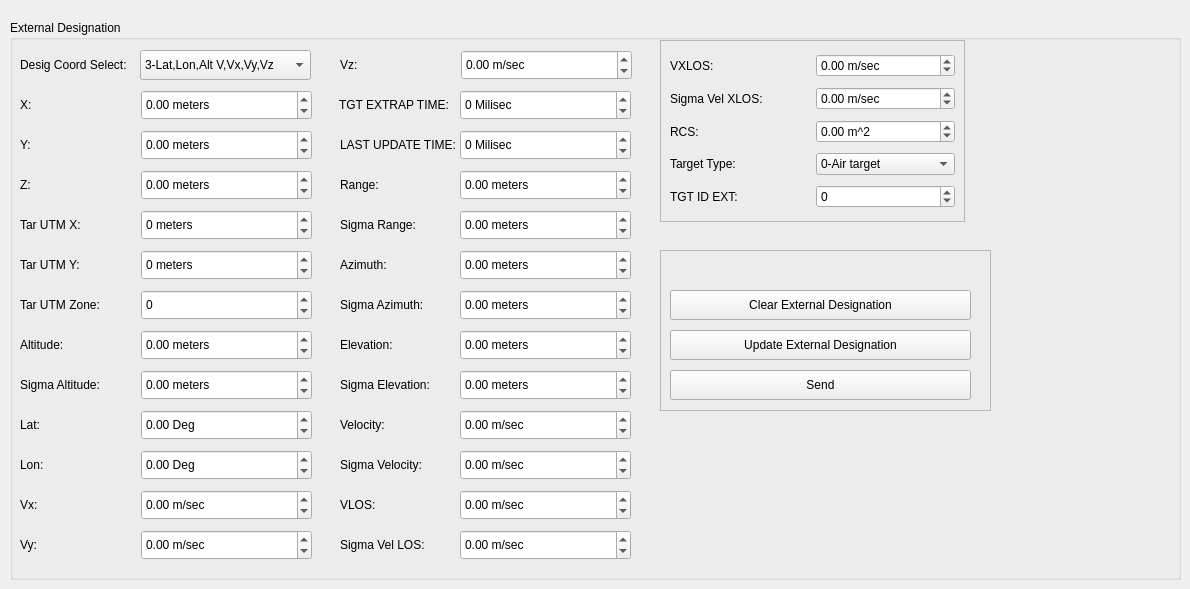
      <widget class="QWidget" name="InternalDesignation">
       <attribute name="title">
        <string>External Designation</string>
       </attribute>
       <widget class="QGroupBox" name="gbExternalDesignation">
        <property name="geometry">
         <rect>
          <x>10</x>
          <y>20</y>
          <width>1171</width>
          <height>560</height>
         </rect>
        </property>
        <property name="title">
         <string>External Designation</string>
        </property>
        <widget class="QLabel" name="label">
         <property name="geometry">
          <rect>
           <x>10</x>
           <y>30</y>
           <width>121</width>
           <height>30</height>
          </rect>
         </property>
         <property name="text">
          <string>Desig Coord Select:</string>
         </property>
        </widget>
        <widget class="QComboBox" name="cbExternDesigCoordSel">
         <property name="geometry">
          <rect>
           <x>130</x>
           <y>30</y>
           <width>171</width>
           <height>30</height>
          </rect>
         </property>
         <property name="currentIndex">
          <number>3</number>
         </property>
         <item>
          <property name="text">
           <string>0-R,Az,El,V,Vlos,Vxlos</string>
          </property>
         </item>
         <item>
          <property name="text">
           <string>1-XYZ, V, Vx, Vy, Vz</string>
          </property>
         </item>
         <item>
          <property name="text">
           <string>2-UTM XYZ,ZoneAlt,V,Vx,Vy,Vz</string>
          </property>
         </item>
         <item>
          <property name="text">
           <string>3-Lat,Lon,Alt V,Vx,Vy,Vz</string>
          </property>
         </item>
        </widget>
        <widget class="QLabel" name="label_2">
         <property name="geometry">
          <rect>
           <x>10</x>
           <y>70</y>
           <width>121</width>
           <height>30</height>
          </rect>
         </property>
         <property name="text">
          <string>X:</string>
         </property>
        </widget>
        <widget class="QDoubleSpinBox" name="sbExternalDesigX">
         <property name="geometry">
          <rect>
           <x>131</x>
           <y>70</y>
           <width>171</width>
           <height>30</height>
          </rect>
         </property>
         <property name="suffix">
          <string> meters</string>
         </property>
         <property name="minimum">
          <double>-999999999999.000000000000000</double>
         </property>
         <property name="maximum">
          <double>999999999999999.000000000000000</double>
         </property>
        </widget>
        <widget class="QLabel" name="label_3">
         <property name="geometry">
          <rect>
           <x>10</x>
           <y>110</y>
           <width>121</width>
           <height>30</height>
          </rect>
         </property>
         <property name="text">
          <string>Y:</string>
         </property>
        </widget>
        <widget class="QDoubleSpinBox" name="sbExternalDesigY">
         <property name="geometry">
          <rect>
           <x>131</x>
           <y>110</y>
           <width>171</width>
           <height>30</height>
          </rect>
         </property>
         <property name="suffix">
          <string> meters</string>
         </property>
         <property name="minimum">
          <double>-99999999999.000000000000000</double>
         </property>
         <property name="maximum">
          <double>9999999999999.000000000000000</double>
         </property>
        </widget>
        <widget class="QLabel" name="label_4">
         <property name="geometry">
          <rect>
           <x>10</x>
           <y>150</y>
           <width>121</width>
           <height>30</height>
          </rect>
         </property>
         <property name="text">
          <string>Z:</string>
         </property>
        </widget>
        <widget class="QDoubleSpinBox" name="sbExternalDesigZ">
         <property name="geometry">
          <rect>
           <x>131</x>
           <y>150</y>
           <width>171</width>
           <height>30</height>
          </rect>
         </property>
         <property name="suffix">
          <string> meters</string>
         </property>
         <property name="minimum">
          <double>-9999999999.000000000000000</double>
         </property>
         <property name="maximum">
          <double>999999999999.000000000000000</double>
         </property>
        </widget>
        <widget class="QDoubleSpinBox" name="sbExternalDesigUTMX">
         <property name="geometry">
          <rect>
           <x>131</x>
           <y>190</y>
           <width>171</width>
           <height>30</height>
          </rect>
         </property>
         <property name="suffix">
          <string> meters</string>
         </property>
         <property name="decimals">
          <number>0</number>
         </property>
         <property name="minimum">
          <double>-9999999999.000000000000000</double>
         </property>
         <property name="maximum">
          <double>999999999999.000000000000000</double>
         </property>
        </widget>
        <widget class="QLabel" name="label_5">
         <property name="geometry">
          <rect>
           <x>10</x>
           <y>190</y>
           <width>121</width>
           <height>30</height>
          </rect>
         </property>
         <property name="text">
          <string>Tar UTM X:</string>
         </property>
        </widget>
        <widget class="QLabel" name="label_6">
         <property name="geometry">
          <rect>
           <x>10</x>
           <y>230</y>
           <width>121</width>
           <height>30</height>
          </rect>
         </property>
         <property name="text">
          <string>Tar UTM Y:</string>
         </property>
        </widget>
        <widget class="QDoubleSpinBox" name="sbExternalDesigUTMY">
         <property name="geometry">
          <rect>
           <x>131</x>
           <y>230</y>
           <width>171</width>
           <height>30</height>
          </rect>
         </property>
         <property name="suffix">
          <string> meters</string>
         </property>
         <property name="decimals">
          <number>0</number>
         </property>
         <property name="minimum">
          <double>-9999999999.000000000000000</double>
         </property>
         <property name="maximum">
          <double>999999999999.000000000000000</double>
         </property>
        </widget>
        <widget class="QLabel" name="label_7">
         <property name="geometry">
          <rect>
           <x>10</x>
           <y>270</y>
           <width>121</width>
           <height>30</height>
          </rect>
         </property>
         <property name="text">
          <string>Tar UTM Zone:</string>
         </property>
        </widget>
        <widget class="QDoubleSpinBox" name="sbExternalDesigZone">
         <property name="geometry">
          <rect>
           <x>131</x>
           <y>270</y>
           <width>171</width>
           <height>30</height>
          </rect>
         </property>
         <property name="suffix">
          <string/>
         </property>
         <property name="decimals">
          <number>0</number>
         </property>
         <property name="minimum">
          <double>-9999999999.000000000000000</double>
         </property>
         <property name="maximum">
          <double>999999999999.000000000000000</double>
         </property>
        </widget>
        <widget class="QDoubleSpinBox" name="sbExternalDesigAlt">
         <property name="geometry">
          <rect>
           <x>131</x>
           <y>310</y>
           <width>171</width>
           <height>30</height>
          </rect>
         </property>
         <property name="suffix">
          <string> meters</string>
         </property>
         <property name="minimum">
          <double>-9999999999.000000000000000</double>
         </property>
         <property name="maximum">
          <double>999999999999.000000000000000</double>
         </property>
        </widget>
        <widget class="QLabel" name="label_8">
         <property name="geometry">
          <rect>
           <x>10</x>
           <y>310</y>
           <width>121</width>
           <height>30</height>
          </rect>
         </property>
         <property name="text">
          <string>Altitude:</string>
         </property>
        </widget>
        <widget class="QDoubleSpinBox" name="sbExternalDesigSigAlt">
         <property name="geometry">
          <rect>
           <x>131</x>
           <y>350</y>
           <width>171</width>
           <height>30</height>
          </rect>
         </property>
         <property name="suffix">
          <string> meters</string>
         </property>
         <property name="minimum">
          <double>-9999999999.000000000000000</double>
         </property>
         <property name="maximum">
          <double>999999999999.000000000000000</double>
         </property>
        </widget>
        <widget class="QLabel" name="label_9">
         <property name="geometry">
          <rect>
           <x>10</x>
           <y>350</y>
           <width>121</width>
           <height>30</height>
          </rect>
         </property>
         <property name="text">
          <string>Sigma Altitude:</string>
         </property>
        </widget>
        <widget class="QLabel" name="label_10">
         <property name="geometry">
          <rect>
           <x>10</x>
           <y>390</y>
           <width>121</width>
           <height>30</height>
          </rect>
         </property>
         <property name="text">
          <string>Lat:</string>
         </property>
        </widget>
        <widget class="QDoubleSpinBox" name="sbExternalDesigLat">
         <property name="geometry">
          <rect>
           <x>131</x>
           <y>390</y>
           <width>171</width>
           <height>30</height>
          </rect>
         </property>
         <property name="suffix">
          <string> Deg</string>
         </property>
         <property name="minimum">
          <double>-9999999999.000000000000000</double>
         </property>
         <property name="maximum">
          <double>999999999999.000000000000000</double>
         </property>
        </widget>
        <widget class="QLabel" name="label_11">
         <property name="geometry">
          <rect>
           <x>10</x>
           <y>430</y>
           <width>121</width>
           <height>30</height>
          </rect>
         </property>
         <property name="text">
          <string>Lon:</string>
         </property>
        </widget>
        <widget class="QDoubleSpinBox" name="sbExternalDesigLon">
         <property name="geometry">
          <rect>
           <x>131</x>
           <y>430</y>
           <width>171</width>
           <height>30</height>
          </rect>
         </property>
         <property name="suffix">
          <string> Deg</string>
         </property>
         <property name="minimum">
          <double>-9999999999.000000000000000</double>
         </property>
         <property name="maximum">
          <double>999999999999.000000000000000</double>
         </property>
        </widget>
        <widget class="QDoubleSpinBox" name="sbExternalDesigVx">
         <property name="geometry">
          <rect>
           <x>131</x>
           <y>470</y>
           <width>171</width>
           <height>30</height>
          </rect>
         </property>
         <property name="suffix">
          <string> m/sec</string>
         </property>
         <property name="minimum">
          <double>-9999999999.000000000000000</double>
         </property>
         <property name="maximum">
          <double>999999999999.000000000000000</double>
         </property>
        </widget>
        <widget class="QLabel" name="label_12">
         <property name="geometry">
          <rect>
           <x>10</x>
           <y>470</y>
           <width>121</width>
           <height>30</height>
          </rect>
         </property>
         <property name="text">
          <string>Vx:</string>
         </property>
        </widget>
        <widget class="QDoubleSpinBox" name="sbExternalDesigVy">
         <property name="geometry">
          <rect>
           <x>131</x>
           <y>510</y>
           <width>171</width>
           <height>30</height>
          </rect>
         </property>
         <property name="suffix">
          <string> m/sec</string>
         </property>
         <property name="minimum">
          <double>-9999999999.000000000000000</double>
         </property>
         <property name="maximum">
          <double>999999999999.000000000000000</double>
         </property>
        </widget>
        <widget class="QLabel" name="label_13">
         <property name="geometry">
          <rect>
           <x>10</x>
           <y>510</y>
           <width>121</width>
           <height>30</height>
          </rect>
         </property>
         <property name="text">
          <string>Vy:</string>
         </property>
        </widget>
        <widget class="QLabel" name="label_14">
         <property name="geometry">
          <rect>
           <x>330</x>
           <y>30</y>
           <width>121</width>
           <height>30</height>
          </rect>
         </property>
         <property name="text">
          <string>Vz:</string>
         </property>
        </widget>
        <widget class="QDoubleSpinBox" name="sbExternalDesigVz">
         <property name="geometry">
          <rect>
           <x>451</x>
           <y>30</y>
           <width>171</width>
           <height>30</height>
          </rect>
         </property>
         <property name="suffix">
          <string> m/sec</string>
         </property>
         <property name="minimum">
          <double>-9999999999.000000000000000</double>
         </property>
         <property name="maximum">
          <double>999999999999.000000000000000</double>
         </property>
        </widget>
        <widget class="QLabel" name="label_15">
         <property name="geometry">
          <rect>
           <x>329</x>
           <y>70</y>
           <width>121</width>
           <height>30</height>
          </rect>
         </property>
         <property name="text">
          <string>TGT EXTRAP TIME:</string>
         </property>
        </widget>
        <widget class="QDoubleSpinBox" name="sbExternalDesigExtrapTime">
         <property name="geometry">
          <rect>
           <x>450</x>
           <y>70</y>
           <width>171</width>
           <height>30</height>
          </rect>
         </property>
         <property name="suffix">
          <string> Milisec</string>
         </property>
         <property name="decimals">
          <number>0</number>
         </property>
         <property name="minimum">
          <double>-9999999999.000000000000000</double>
         </property>
         <property name="maximum">
          <double>999999999999.000000000000000</double>
         </property>
        </widget>
        <widget class="QDoubleSpinBox" name="sbExternalDesigUpdateTime">
         <property name="geometry">
          <rect>
           <x>450</x>
           <y>110</y>
           <width>171</width>
           <height>30</height>
          </rect>
         </property>
         <property name="suffix">
          <string> Milisec</string>
         </property>
         <property name="decimals">
          <number>0</number>
         </property>
         <property name="minimum">
          <double>-9999999999.000000000000000</double>
         </property>
         <property name="maximum">
          <double>999999999999.000000000000000</double>
         </property>
        </widget>
        <widget class="QLabel" name="label_16">
         <property name="geometry">
          <rect>
           <x>330</x>
           <y>110</y>
           <width>121</width>
           <height>30</height>
          </rect>
         </property>
         <property name="text">
          <string>LAST UPDATE TIME:</string>
         </property>
        </widget>
        <widget class="QDoubleSpinBox" name="sbExternalDesigRange">
         <property name="geometry">
          <rect>
           <x>450</x>
           <y>150</y>
           <width>171</width>
           <height>30</height>
          </rect>
         </property>
         <property name="suffix">
          <string> meters</string>
         </property>
         <property name="minimum">
          <double>-999999999.000000000000000</double>
         </property>
         <property name="maximum">
          <double>99999999.000000000000000</double>
         </property>
        </widget>
        <widget class="QLabel" name="lblMisAlignMessLeverArmZ_2">
         <property name="geometry">
          <rect>
           <x>330</x>
           <y>150</y>
           <width>111</width>
           <height>30</height>
          </rect>
         </property>
         <property name="text">
          <string>Range:</string>
         </property>
        </widget>
        <widget class="QDoubleSpinBox" name="sbExternalDesigVlos">
         <property name="geometry">
          <rect>
           <x>450</x>
           <y>470</y>
           <width>171</width>
           <height>30</height>
          </rect>
         </property>
         <property name="suffix">
          <string> m/sec</string>
         </property>
         <property name="minimum">
          <double>-999999999.000000000000000</double>
         </property>
         <property name="maximum">
          <double>99999999.000000000000000</double>
         </property>
        </widget>
        <widget class="QDoubleSpinBox" name="sbExternalDesigSigRange">
         <property name="geometry">
          <rect>
           <x>450</x>
           <y>190</y>
           <width>171</width>
           <height>30</height>
          </rect>
         </property>
         <property name="suffix">
          <string> meters</string>
         </property>
         <property name="minimum">
          <double>-999999999.000000000000000</double>
         </property>
         <property name="maximum">
          <double>99999999.000000000000000</double>
         </property>
        </widget>
        <widget class="QLabel" name="lblMisAlignMessLeverArmZ_7">
         <property name="geometry">
          <rect>
           <x>330</x>
           <y>350</y>
           <width>111</width>
           <height>30</height>
          </rect>
         </property>
         <property name="text">
          <string>Sigma Elevation:</string>
         </property>
        </widget>
        <widget class="QDoubleSpinBox" name="sbExternalDesigAzimuth">
         <property name="geometry">
          <rect>
           <x>450</x>
           <y>230</y>
           <width>171</width>
           <height>30</height>
          </rect>
         </property>
         <property name="suffix">
          <string> meters</string>
         </property>
         <property name="minimum">
          <double>-999999999.000000000000000</double>
         </property>
         <property name="maximum">
          <double>99999999.000000000000000</double>
         </property>
        </widget>
        <widget class="QLabel" name="lblMisAlignMessLeverArmZ_10">
         <property name="geometry">
          <rect>
           <x>330</x>
           <y>470</y>
           <width>111</width>
           <height>30</height>
          </rect>
         </property>
         <property name="text">
          <string>VLOS:</string>
         </property>
        </widget>
        <widget class="QLabel" name="lblMisAlignMessLeverArmZ_8">
         <property name="geometry">
          <rect>
           <x>330</x>
           <y>390</y>
           <width>111</width>
           <height>30</height>
          </rect>
         </property>
         <property name="text">
          <string>Velocity:</string>
         </property>
        </widget>
        <widget class="QLabel" name="lblMisAlignMessLeverArmZ_9">
         <property name="geometry">
          <rect>
           <x>330</x>
           <y>430</y>
           <width>111</width>
           <height>30</height>
          </rect>
         </property>
         <property name="text">
          <string>Sigma Velocity:</string>
         </property>
        </widget>
        <widget class="QDoubleSpinBox" name="sbExternalDesigVel">
         <property name="geometry">
          <rect>
           <x>450</x>
           <y>390</y>
           <width>171</width>
           <height>30</height>
          </rect>
         </property>
         <property name="suffix">
          <string> m/sec</string>
         </property>
         <property name="minimum">
          <double>-999999999.000000000000000</double>
         </property>
         <property name="maximum">
          <double>99999999.000000000000000</double>
         </property>
        </widget>
        <widget class="QLabel" name="lblMisAlignMessLeverArmZ_4">
         <property name="geometry">
          <rect>
           <x>330</x>
           <y>230</y>
           <width>111</width>
           <height>30</height>
          </rect>
         </property>
         <property name="text">
          <string>Azimuth:</string>
         </property>
        </widget>
        <widget class="QDoubleSpinBox" name="sbExternalDesigElevatn">
         <property name="geometry">
          <rect>
           <x>450</x>
           <y>310</y>
           <width>171</width>
           <height>30</height>
          </rect>
         </property>
         <property name="suffix">
          <string> meters</string>
         </property>
         <property name="minimum">
          <double>-999999999.000000000000000</double>
         </property>
         <property name="maximum">
          <double>99999999.000000000000000</double>
         </property>
        </widget>
        <widget class="QLabel" name="lblMisAlignMessLeverArmZ_11">
         <property name="geometry">
          <rect>
           <x>330</x>
           <y>510</y>
           <width>111</width>
           <height>30</height>
          </rect>
         </property>
         <property name="text">
          <string>Sigma Vel LOS:</string>
         </property>
        </widget>
        <widget class="QDoubleSpinBox" name="sbExternalDesigSigVel">
         <property name="geometry">
          <rect>
           <x>450</x>
           <y>430</y>
           <width>171</width>
           <height>30</height>
          </rect>
         </property>
         <property name="suffix">
          <string> m/sec</string>
         </property>
         <property name="minimum">
          <double>-999999999.000000000000000</double>
         </property>
         <property name="maximum">
          <double>99999999.000000000000000</double>
         </property>
        </widget>
        <widget class="QLabel" name="lblMisAlignMessLeverArmZ_3">
         <property name="geometry">
          <rect>
           <x>330</x>
           <y>190</y>
           <width>111</width>
           <height>30</height>
          </rect>
         </property>
         <property name="text">
          <string>Sigma Range:</string>
         </property>
        </widget>
        <widget class="QDoubleSpinBox" name="sbExternalDesigSigElevatn">
         <property name="geometry">
          <rect>
           <x>450</x>
           <y>350</y>
           <width>171</width>
           <height>30</height>
          </rect>
         </property>
         <property name="suffix">
          <string> meters</string>
         </property>
         <property name="minimum">
          <double>-999999999.000000000000000</double>
         </property>
         <property name="maximum">
          <double>99999999.000000000000000</double>
         </property>
        </widget>
        <widget class="QDoubleSpinBox" name="sbExternalDesigSigAzm">
         <property name="geometry">
          <rect>
           <x>450</x>
           <y>270</y>
           <width>171</width>
           <height>30</height>
          </rect>
         </property>
         <property name="suffix">
          <string> meters</string>
         </property>
         <property name="minimum">
          <double>-999999999.000000000000000</double>
         </property>
         <property name="maximum">
          <double>99999999.000000000000000</double>
         </property>
        </widget>
        <widget class="QDoubleSpinBox" name="sbExternalDesigSigVelLos">
         <property name="geometry">
          <rect>
           <x>450</x>
           <y>510</y>
           <width>171</width>
           <height>30</height>
          </rect>
         </property>
         <property name="suffix">
          <string> m/sec</string>
         </property>
         <property name="minimum">
          <double>-999999999.000000000000000</double>
         </property>
         <property name="maximum">
          <double>99999999.000000000000000</double>
         </property>
        </widget>
        <widget class="QLabel" name="lblMisAlignMessLeverArmZ_5">
         <property name="geometry">
          <rect>
           <x>330</x>
           <y>270</y>
           <width>111</width>
           <height>30</height>
          </rect>
         </property>
         <property name="text">
          <string>Sigma Azimuth:</string>
         </property>
        </widget>
        <widget class="QLabel" name="lblMisAlignMessLeverArmZ_6">
         <property name="geometry">
          <rect>
           <x>330</x>
           <y>310</y>
           <width>111</width>
           <height>30</height>
          </rect>
         </property>
         <property name="text">
          <string>Elevation:</string>
         </property>
        </widget>
        <widget class="QFrame" name="frame_3">
         <property name="enabled">
          <bool>true</bool>
         </property>
         <property name="geometry">
          <rect>
           <x>650</x>
           <y>20</y>
           <width>305</width>
           <height>182</height>
          </rect>
         </property>
         <property name="autoFillBackground">
          <bool>false</bool>
         </property>
         <property name="frameShape">
          <enum>QFrame::Shape::StyledPanel</enum>
         </property>
         <property name="frameShadow">
          <enum>QFrame::Shadow::Raised</enum>
         </property>
         <layout class="QGridLayout" name="gridLayout_4">
          <item row="4" column="0">
           <widget class="QLabel" name="label_19">
            <property name="text">
             <string>TGT ID EXT:</string>
            </property>
           </widget>
          </item>
          <item row="1" column="0">
           <widget class="QLabel" name="lblMisAlignMessLeverArmZ_24">
            <property name="text">
             <string>Sigma Vel XLOS:</string>
            </property>
           </widget>
          </item>
          <item row="0" column="0">
           <widget class="QLabel" name="lblMisAlignMessLeverArmZ_12">
            <property name="text">
             <string>VXLOS:</string>
            </property>
           </widget>
          </item>
          <item row="1" column="1">
           <widget class="QDoubleSpinBox" name="sbExternalDesigSigVxLos">
            <property name="suffix">
             <string> m/sec</string>
            </property>
            <property name="minimum">
             <double>-999999999.000000000000000</double>
            </property>
            <property name="maximum">
             <double>99999999.000000000000000</double>
            </property>
           </widget>
          </item>
          <item row="2" column="1">
           <widget class="QDoubleSpinBox" name="sbExternalDesigRCS">
            <property name="suffix">
             <string> m^2</string>
            </property>
            <property name="minimum">
             <double>-999999999.000000000000000</double>
            </property>
            <property name="maximum">
             <double>99999999.000000000000000</double>
            </property>
           </widget>
          </item>
          <item row="3" column="1">
           <widget class="QComboBox" name="cbExternalDesigTargetType">
            <item>
             <property name="text">
              <string>0-Air target</string>
             </property>
            </item>
            <item>
             <property name="text">
              <string>1-Hovering Heli</string>
             </property>
            </item>
            <item>
             <property name="text">
              <string>2-Other</string>
             </property>
            </item>
           </widget>
          </item>
          <item row="4" column="1">
           <widget class="QDoubleSpinBox" name="sbExternalDesigId">
            <property name="suffix">
             <string/>
            </property>
            <property name="decimals">
             <number>0</number>
            </property>
            <property name="minimum">
             <double>-9999999999.000000000000000</double>
            </property>
            <property name="maximum">
             <double>999999999999.000000000000000</double>
            </property>
           </widget>
          </item>
          <item row="2" column="0">
           <widget class="QLabel" name="lblMisAlignMessLeverArmZ_25">
            <property name="text">
             <string>RCS:</string>
            </property>
           </widget>
          </item>
          <item row="3" column="0">
           <widget class="QLabel" name="lblMisAlignMessLeverArmZ_26">
            <property name="text">
             <string>Target Type:</string>
            </property>
           </widget>
          </item>
          <item row="0" column="1">
           <widget class="QDoubleSpinBox" name="sbExternalDesigVxLos">
            <property name="suffix">
             <string> m/sec</string>
            </property>
            <property name="minimum">
             <double>-999999999.000000000000000</double>
            </property>
            <property name="maximum">
             <double>99999999.000000000000000</double>
            </property>
           </widget>
          </item>
         </layout>
        </widget>
        <widget class="QFrame" name="frame_4">
         <property name="geometry">
          <rect>
           <x>650</x>
           <y>230</y>
           <width>331</width>
           <height>161</height>
          </rect>
         </property>
         <property name="frameShape">
          <enum>QFrame::Shape::StyledPanel</enum>
         </property>
         <property name="frameShadow">
          <enum>QFrame::Shadow::Raised</enum>
         </property>
         <widget class="QPushButton" name="pbSendExternalDesignation">
          <property name="geometry">
           <rect>
            <x>10</x>
            <y>120</y>
            <width>301</width>
            <height>30</height>
           </rect>
          </property>
          <property name="text">
           <string>Send</string>
          </property>
         </widget>
         <widget class="QPushButton" name="pbUpdateExternalDesignation">
          <property name="geometry">
           <rect>
            <x>10</x>
            <y>80</y>
            <width>301</width>
            <height>30</height>
           </rect>
          </property>
          <property name="text">
           <string>Update External Designation</string>
          </property>
         </widget>
         <widget class="QPushButton" name="pbClearExternalDesignation">
          <property name="geometry">
           <rect>
            <x>10</x>
            <y>40</y>
            <width>301</width>
            <height>30</height>
           </rect>
          </property>
          <property name="text">
           <string>Clear External Designation</string>
          </property>
         </widget>
        </widget>
       </widget>
      </widget>
